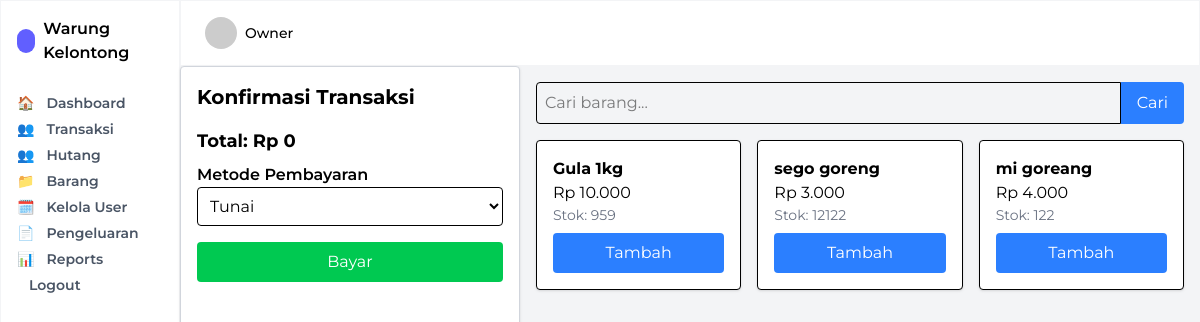
/Views/transaksi.php (signed in), run on the app's committed database.
### tables this page shows
CREATE TABLE `barang` (
  `id_barang` int NOT NULL,
  `nama_barang` varchar(100) NOT NULL,
  `stok` int NOT NULL,
  `harga_beli` decimal(12,2) NOT NULL,
  `harga_jual` decimal(12,2) NOT NULL
);

### Views/transaksi.php (the view, shortened to what this page needs)
<?php
include "../Config/koneksi.php";
$search = isset($_GET['search']) ? $_GET['search'] : '';
$sql_barang = "SELECT * FROM barang WHERE nama_barang LIKE '%$search%'";
$result_barang = $conn->query($sql_barang);
include '../Layout/sidebar.php';
?>
<!DOCTYPE html>
<html lang="en">
<head>
    <script src="https://cdn.jsdelivr.net/npm/@tailwindcss/browser@4"></script>
</head>
<body class="bg-gray-100 h-screen flex">
    <section class="flex-1 flex flex-col">
        <?php include '../Layout/header.php'; ?>
        <div class="flex">
            <div class="w-1/3 p-4 bg-white border border-gray-300 rounded shadow h-screen flex flex-col">
                <h2 class="text-xl font-bold mb-4">Konfirmasi Transaksi</h2>
                <form method="POST" class="flex flex-col flex-1">
                    <div class="">
                        <div id="totalHarga" class="text-lg font-bold">Total: Rp 0</div>
                    </div>
                    <div class="mt-2">
                        <label class="block font-semibold">Metode Pembayaran</label>
                        <select name="metode_pembayaran" id="metode_pembayaran" class="w-full p-2 border rounded" onchange="toggleNamaPelanggan()">
                            <option value="Tunai">Tunai</option>
                        </select>
                    </div>
                    <div class="mt-4">
                        <button type="submit" name="checkout" id="btnCheckout"
                            class="w-full bg-green-500 text-white p-2 rounded hover:bg-green-600">
                            Bayar
                        </button>
                    </div>
                    <div id="cartItems" class="flex-1 overflow-y-auto mt-4 space-y-3"></div>
                </form>
            </div>
            <div class="w-2/3 p-4">
                <form method="GET" class="mb-4 flex">
                    <input type="text" name="search" placeholder="Cari barang..." value="<?= htmlspecialchars($search) ?>" class="flex-1 p-2 border rounded-l">
                    <button class="bg-blue-500 text-white px-4 rounded-r">Cari</button>
                </form>
                <div class="grid grid-cols-3 gap-4">
                    <?php while ($row = $result_barang->fetch_assoc()) : ?>
                        <div class="bg-white p-4 border rounded shadow flex flex-col justify-between">
                            <div>
                                <h3 class="font-bold"><?= $row['nama_barang'] ?></h3>
                                <p>Rp <?= number_format($row['harga_jual'], 0, ',', '.') ?></p>
                                <p class="text-sm text-gray-500">Stok: <?= $row['stok'] ?></p>
                            </div>
                            <button type="button" onclick="addToCart(<?= $row['id_barang'] ?>, '<?= $row['nama_barang'] ?>', <?= $row['harga_jual'] ?>)" class="mt-2 bg-blue-500 text-white p-2 rounded hover:bg-blue-600">Tambah</button>
                        </div>
                    <?php endwhile; ?>
                </div>
            </div>
        </div>
    </section>
</body>
</html>

### Views/transaksi.php (style rules this page uses)
body { font-family: 'Montserrat', sans-serif; }

### data on the page
barang: nama_barang "Gula 1kg", harga_jual "10.000", stok "959"
barang: nama_barang "sego goreng", harga_jual "3.000", stok "12122"
barang: nama_barang "mi goreang", harga_jual "4.000", stok "122"

### other printed values
$_SESSION['username'] "Owner"
